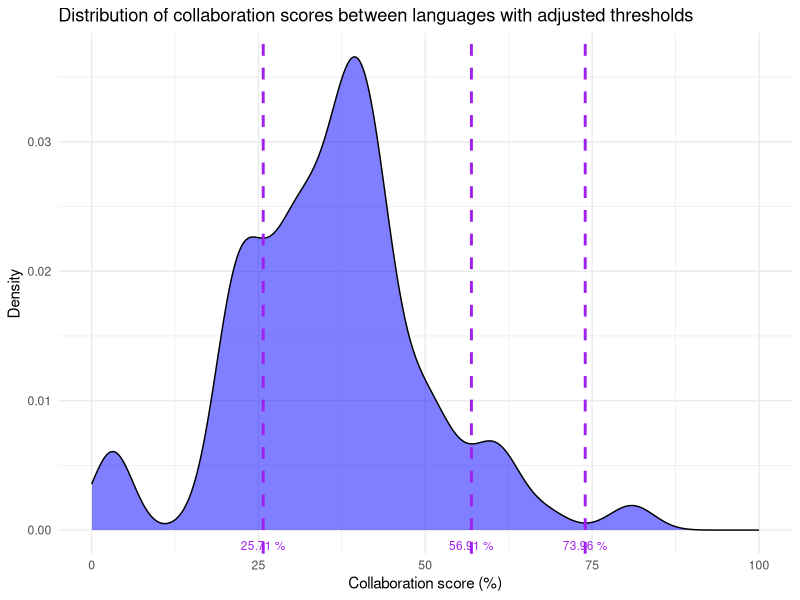

The R script that drew this image:
# Load the required libraries for data visualization, manipulation, and reading
library(ggplot2)
library(dplyr)
library(readr)

# Read the cleaned and preprocessed data from a CSV file
data <- read_csv2("language_collaboration_results_clean_clone_removed.csv")

# Convert the 'CollaborationScore' to a percentage for easier interpretation and visualization
data <- data %>%
  mutate(CollaborationScore_Percentage = as.numeric(CollaborationScore) * 100)

# Calculate the density of the collaboration score percentages to find distribution
dens <- density(data$CollaborationScore_Percentage)

# Find the differences in density values to identify valleys in the density plot
dens_diff <- diff(dens$y)
# Identify points where the change in sign indicates a valley
creux <- which(diff(sign(dens_diff)) == 2) + 1
# Extract the x-values (collaboration score percentages) at these valley points
creux_x <- dens$x[creux]

# Define a function to find the nearest actual value in the data to specified thresholds
nearest <- function(vector, value) {
  idx <- which.min(abs(vector - value))
  return(vector[idx])
}

# Adjust symbiosis thresholds based on the nearest values found in the density plot
seuils_symbiose_ajustes <- c(nearest(creux_x, 31.94), nearest(creux_x, 52.89), nearest(creux_x, 71.45))

# Create a density plot of the collaboration score percentages with adjusted thresholds
plot_symbiose_ajuste <- ggplot(data, aes(x = CollaborationScore_Percentage)) +
  geom_density(fill = "blue", alpha = 0.5) +
  scale_x_continuous(limits = c(0, 100)) +
  labs(title = "Distribution of collaboration scores between languages with adjusted thresholds", x = "Collaboration score (%)", y = "Density") +
  theme_minimal()

# Add vertical lines and annotations for adjusted thresholds
for (i in seq_along(seuils_symbiose_ajustes)) {
  seuil <- seuils_symbiose_ajustes[i]
  plot_symbiose_ajuste <- plot_symbiose_ajuste +
    geom_vline(xintercept = seuil, color = "purple", linetype = "dashed", size = 1) +
    annotate("text", x = seuil, y = 0, label = paste(round(seuil, 2), "%"), vjust = 2.2, color = "purple", size = 3)
}

# Output the plot to a PDF file with specified dimensions
pdf("LanguageCollaborationDistributionAdjustedReport.pdf", width = 11, height = 8)
print(plot_symbiose_ajuste)
dev.off()